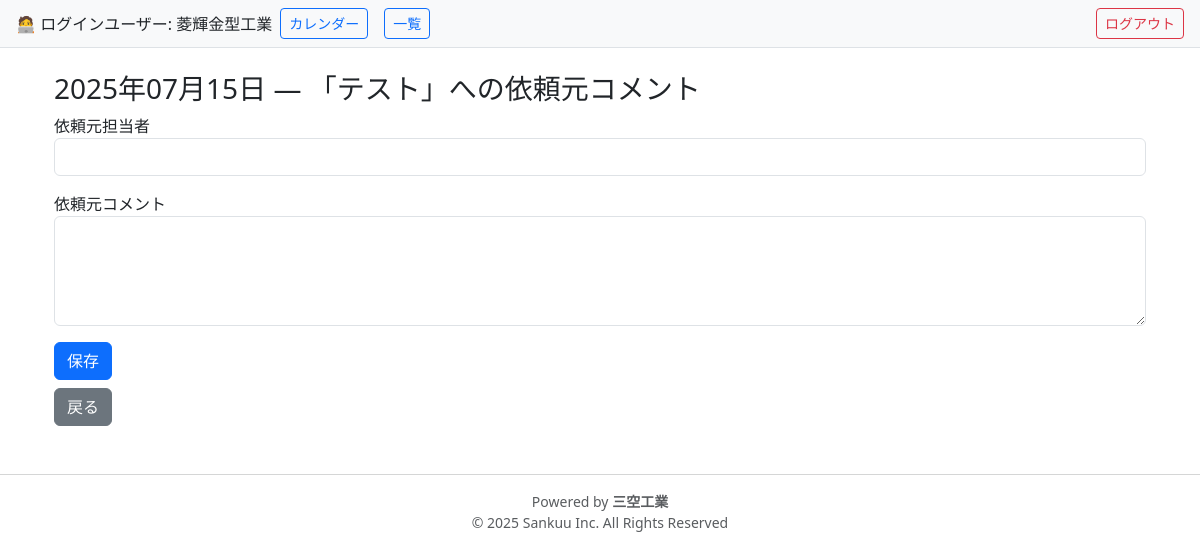
Before: /schedules/client/comment/6 (signed in) with the older database file.
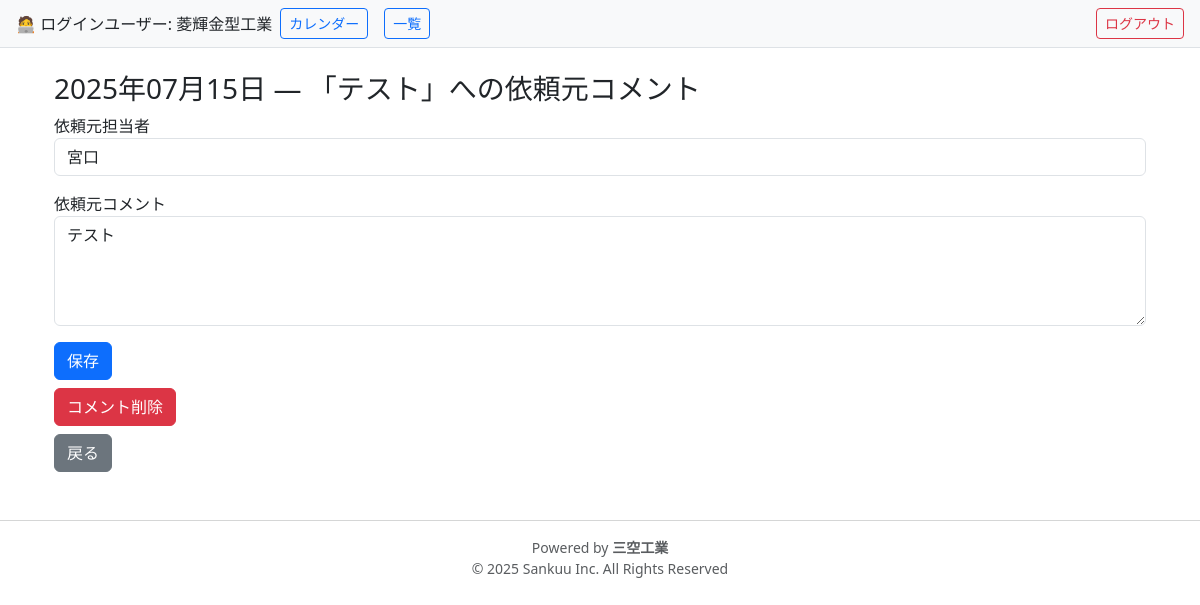
After: the same page with the newer database file.
### models.py (models this page shows)
class Schedule(db.Model):
    __tablename__ = 'schedules'
    id = db.Column(db.Integer, primary_key=True)
    site_name = db.Column(db.String(255), nullable=False)  # 開始日
    end_date = db.Column(db.Date, nullable=True)  # 終了日
    date = db.Column(db.Date, nullable=False)
    time_slot = db.Column(db.String(10), nullable=False)  # 午前／午後／夜
    task_name = db.Column(db.String(100), nullable=False)
    person_in_charge = db.Column(db.String(100))  # 担当者
    comment = db.Column(db.Text)
    company_id = db.Column(db.Integer, db.ForeignKey('users.id'), nullable=False)
    created_by = db.Column(db.Integer)  # ログインユーザーのID
    client_person = db.Column(db.String(100))   # 依頼元の担当者
    client_comment = db.Column(db.String(255))  # 依頼元からの伝言や要望など

### routes.py (the view)
@bp.route('/schedules/client/comment/<int:id>', methods=['GET','POST'])
@login_required
def edit_client_comment(id):
    schedule = Schedule.query.get_or_404(id)
    if current_user.company_name != '菱輝金型工業':
        flash('権限がありません', 'danger')
        return redirect(url_for('main.schedule_calendar'))
    if request.method == 'POST':
        schedule.client_person  = request.form.get('client_person', '')
        schedule.client_comment = request.form.get('client_comment', '')
        db.session.commit()
        flash('発注元コメントを更新しました', 'success')
        return redirect(url_for('main.schedule_calendar'))
    return render_template(
        'schedule/client_comment_form.html',  # ← テンプレート名を明示
        schedule=schedule                   # ← テンプレートで使う変数
    )

### app.py (called while the page is built)
@login_manager.user_loader
def load_user(user_id):
    return User.query.get(int(user_id))

### templates/schedule/client_comment_form.html
{% extends 'base.html' %}
{% block content %}
<div class="container mt-4">
  <h3>
    {{ schedule.date.strftime('%Y年%m月%d日') }} — 「{{ schedule.task_name }}」への依頼元コメント
  </h3>
  <form method="POST" action="{{ url_for('main.edit_client_comment', id=schedule.id) }}">
    <div class="mb-3">
      <label for="client_person">依頼元担当者</label>
      <input
        type="text"
        id="client_person"
        name="client_person"
        class="form-control"
        value="{{ schedule.client_person or '' }}"
      >
    </div>
    <div class="mb-3">
      <label for="client_comment">依頼元コメント</label>
      <textarea
        id="client_comment"
        name="client_comment"
        class="form-control"
        rows="4"
      >{{ schedule.client_comment or '' }}</textarea>
    </div>
    <button type="submit" class="btn btn-primary">保存</button>
  </form>
  {% if schedule.client_comment %}
  <form
    method="POST"
    action="{{ url_for('main.delete_client_comment', id=schedule.id) }}"
    onsubmit="return confirm('本当にコメントを削除しますか？');"
    class="mt-2"
  >
    <button type="submit" class="btn btn-danger">コメント削除</button>
  </form>
  {% endif %}
  <a
    href="{{ url_for('main.schedule_by_date', date_str=schedule.date.strftime('%Y-%m-%d')) }}"
    class="btn btn-secondary mt-2"
  >戻る</a>
</div>
{% endblock %}

Changed rows visible on the page:
changed Schedule "テスト": client_person (not shown) → "宮口"; client_comment (not shown) → "テスト"
Other visible differences:
text now shown: "コメント削除"
